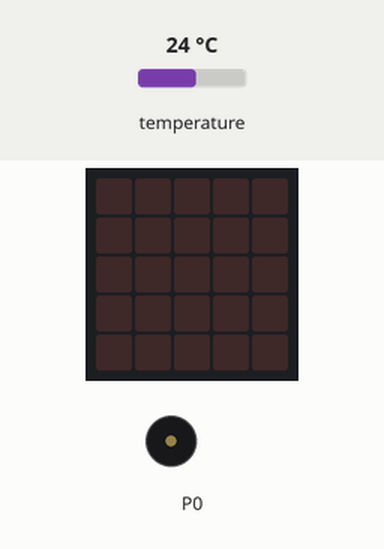
A program run on a simulated BBC micro:bit (MakeCode). Parts: the board's 5×5 LED display, buzzer (waves = sounding). Inputs (shaded band) come from the test bench; at power-on: temperature 24 °C.

Above: at 1.2 s.
1.3 s: temperature set to 3.2 °C
2.8 s: temperature set to 2.8 °C
At 3.0 s:
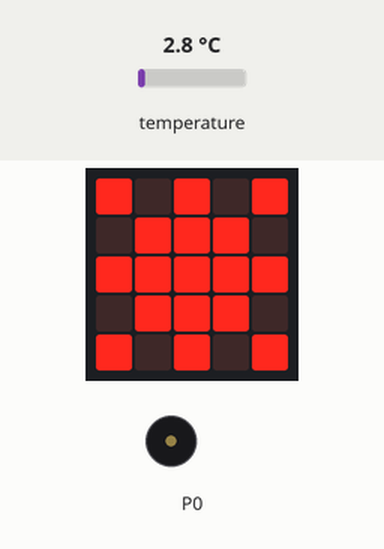
5.8 s: temperature set to 12 °C
At 5.96 s:
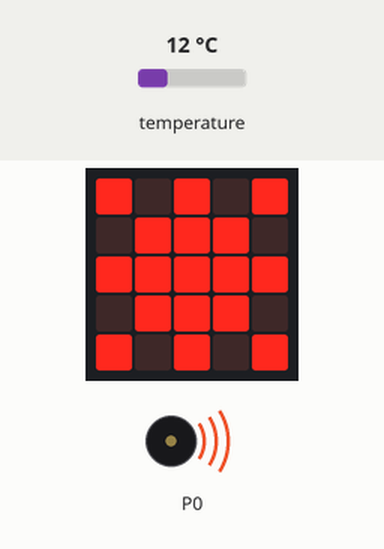
7.3 s: temperature set to 2 °C
At 8.37 s:
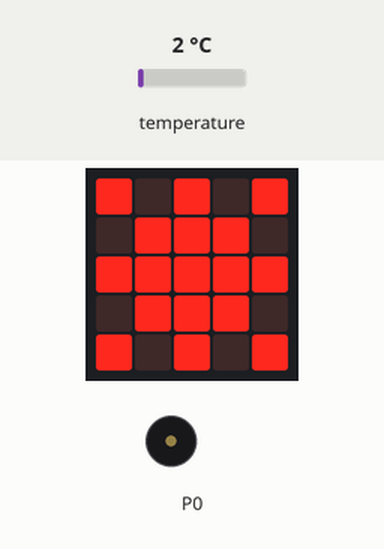
Timing chart, 0 to 11.3 s (numbered marks = the images above; inputs shaded):
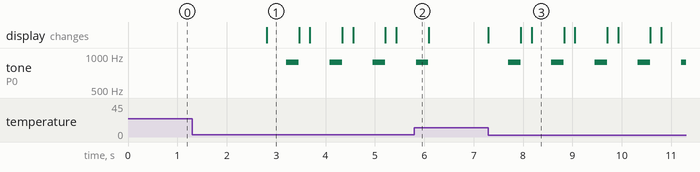

Measured:
- the behaviour switches between 3 and 2.9 °C on temperature (found by bisection; images 0 and 1)
- after the input at 1.3 s, every drawn part: stays the same
- after the input at 2.8 s, tone on P0: alternates 880 Hz for 0.25 s and silent for 0.63 s, starting after 0.41 s; the display: changes at once (image 1)
- after the input at 5.8 s, tone on P0: goes on until 6.1 s, then stays silent
- after the input at 7.3 s, tone on P0: alternates 880 Hz for 0.25 s and silent for 0.63 s, starting after 0.40 s; the display: changes at once (image 3)
- what the display in image 1 shows lasts 0.7 s, from 2.8 s to 3.5 s

The program:

main.ts
```typescript
basic.forever(function () {
    if (input.temperature() < 3) {
        basic.showLeds(`
            # . # . #
            . # # # .
            # # # # #
            . # # # .
            # . # . #
            `)
        music.playTone(880, music.beat(BeatFraction.Half))
        basic.clearScreen()
        basic.pause(200)
    }
})
```

test.ts
```typescript
// aquí va el archivo "tests"; esto no se compilará cuando este paquete se utilice como una extensión.
```
